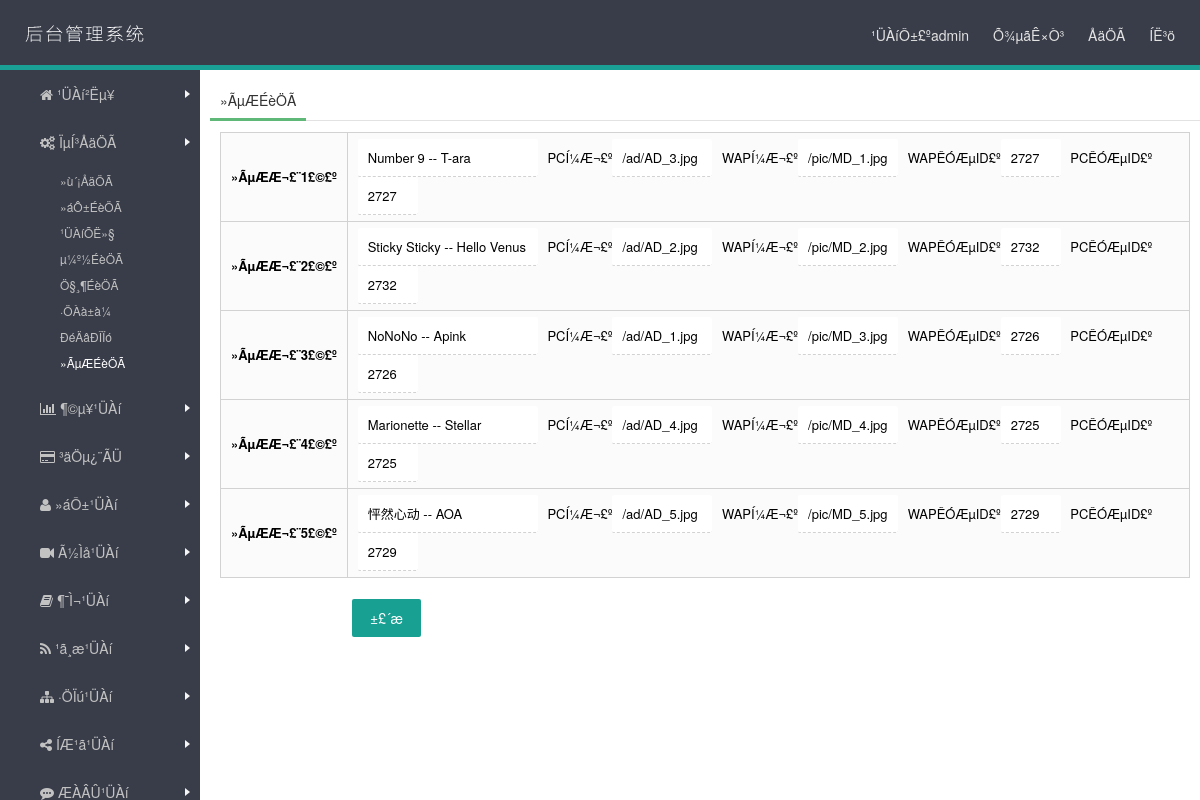
The page /admin/hd.php (signed in) on the database its author committed.
### tables this page shows
CREATE TABLE `se2hd` (
  `id` int(11) NOT NULL AUTO_INCREMENT,
  `name` varchar(1000) NOT NULL,
  `pic` varchar(1000) NOT NULL,
  `mpic` varchar(1000) NOT NULL,
  `url` varchar(1000) NOT NULL,
  `syurl` varchar(1000) NOT NULL,
  `shijian` varchar(1000) NOT NULL,
  PRIMARY KEY (`id`)
);

### admin/hd.php (the view, shortened to what this page needs)
<!DOCTYPE html>
<html lang="zh-CN">
<head>
<link rel="stylesheet" href="css/layui.css" media="all">
<link rel="stylesheet" href="css/font-awesome.min.css">
<link rel="stylesheet" href="css/style2.css">
<link rel="stylesheet" href="css/peizhi.css">
</head>
<body>
<div class="layui-layout layui-layout-admin">
<?php include_once('header.php'); ?>
<?php include_once('left.php'); ?>
<div class="layui-body">
<div class="layui-tab layui-tab-brief">
<ul class="layui-tab-title">
<li class="layui-this"><a href="hd.php">»ÃµÆÉèÖÃ</a></li>
</ul>
<div class="layui-tab-content">
<div class="layui-tab-item layui-show">
<form id="addform" action="" method="post" target="msgubotj">
<table width="100%" class="layui-table" cellspacing="0" cellpadding="0">
<tbody>
<?php
$query = mysql_query("SELECT * FROM se2hd ");
while($a = mysql_fetch_array($query)) {
?>
<tr class="color2">
<td width="100"><p align="left"><b>»ÃµÆÆ¬£¨<?php echo $a[id]?>£©£º</b></p></td>
<td><p><input name="f<?php echo $a[id]?>"  type="text"   value="<?php echo $a[name]?>" class="layui-input" style="width:180px;">  PCÍ¼Æ¬£º<input name="p<?php echo $a[id]?>" type="text"   value="<?php echo $a[pic]?>" class="layui-input" style="width:100px;">  WAPÍ¼Æ¬£º<input name="m<?php echo $a[id]?>" type="text"   value="<?php echo $a[mpic]?>" class="layui-input" style="width:100px;">  WAPÊÓÆµID£º<input name="u<?php echo $a[id]?>"  type="text"   value="<?php echo $a[url]?>" class="layui-input" style="width:60px;">  PCÊÓÆµID£º<input name="t<?php echo $a[id]?>" type="text"   value="<?php echo $a[syurl]?>" class="layui-input" style="width:60px;"></p></td>
</tr>
<?php
}
?>
</tbody>
</table>
<p>
<br>
<input type="submit" class="layui-btn" value="±£´æ" id="btnPost" class="layui-btn"  name= "ok"   style="margin-left:132px;">
</p>
</form>
</div>
</div>
</div>
</div>
</body>
</html>

### admin/css/layui.css (style rules this page uses)
.layui-btn,.layui-inline,img { vertical-align:middle }
.layui-btn,.layui-unselect { -webkit-user-select:none;-ms-user-select:none;-moz-user-select:none }
.layui-laypage a,a { text-decoration:none }
.layui-btn,.layui-tree li i,.layui-unselect { -moz-user-select:none }
blockquote,body,button,dd,div,dl,dt,form,h1,h2,h3,h4,h5,h6,input,li,ol,p,pre,td,textarea,th,ul { margin:0;padding:0;-webkit-tap-highlight-color:rgba(0,0,0,0) }
li { list-style:none }
table { border-collapse:collapse;border-spacing:0 }
button,input,optgroup,option,select,textarea { font-family:inherit;font-size:inherit;font-style:inherit;font-weight:inherit;outline:0 }
body { line-height:24px;font:14px Helvetica Neue,Helvetica,PingFang SC,\5FAE\8F6F\96C5\9ED1,Tahoma,Arial,sans-serif }
a { color:#333 }
.layui-show { display:block!important }
.layui-body { position:absolute;left:200px;right:0;top:0;bottom:0;z-index:998;width:auto;overflow:hidden;overflow-y:auto;-webkit-box-sizing:border-box;-moz-box-sizing:border-box;box-sizing:border-box }
.layui-layout-admin .layui-body { top:70px;bottom:44px }
.layui-btn,.layui-input,.layui-textarea,.layui-upload-button { outline:0;-webkit-transition:border-color .3s cubic-bezier(.65,.05,.35,.5);transition:border-color .3s cubic-bezier(.65,.05,.35,.5);-webkit-box-sizing:border-box!important;-moz-box-sizing:border-box!important;box-sizing:border-box!important }
.layui-btn { display:inline-block;height:38px;line-height:38px;padding:0 18px;background-color:#009688;color:#fff;white-space:nowrap;text-align:center;border:none;border-radius:2px;cursor:pointer;opacity:.9;filter:alpha(opacity=90) }
.layui-input,.layui-textarea { width:100%;padding-left:10px;height:38px;line-height:38px;line-height:36px\9;border:0;border-bottom:1px dashed #D2D2D2;border-radius:2px;*/BACKGROUND-COLOR: transparent;margin-right:6px;resize:none; }
.layui-table { width:100%;margin:1px 0 }
.layui-table td,.layui-table th { padding:6px 10px;min-height:20px;line-height:20px;border:1px solid #d2d2d2;font-size:13px;font-weight:400; }
.layui-table tr { background-color:#fff }
.layui-table tr:nth-child(even) { background:#fbfbfb; }
.layui-tab { margin:10px 0;overflow:hidden;text-align:left!important }
.layui-fixbar li,.layui-tab-bar,.layui-tab-title li,.layui-util-face ul li { cursor:pointer;text-align:center }
.layui-tab-title { position:relative;left:0;height:40px;white-space:nowrap;font-size:0;border-bottom:1px solid #e2e2e2;transition:all .2s;-webkit-transition:all .2s }
.layui-tab-title li { display:inline-block;*display:block;*zoom:1;vertical-align:middle;font-size:14px;transition:all .3s;-webkit-transition:all .3s;position:relative;line-height:40px;min-width:65px;padding:0 10px }
.layui-tab-title .layui-this { color:#000 }
.layui-tab-title .layui-this:after { position:absolute;left:0;top:0;content:'';width:100%;height:41px;border:1px solid #e2e2e2;border-bottom-color:#fff;border-radius:2px 2px 0 0;-webkit-box-sizing:border-box!important;-moz-box-sizing:border-box!important;box-sizing:border-box!important;pointer-events:none }
.layui-tab-item,.layui-util-face .layui-layer-TipsG { display:none }
.layui-tab-content { padding:10px }
.layui-tab-brief>.layui-tab-title .layui-this { color:#009688 }
.layui-tab-brief>.layui-tab-more li.layui-this:after,.layui-tab-brief>.layui-tab-title .layui-this:after { border:none;border-radius:0;border-bottom:3px solid #5FB878 }

### admin/css/peizhi.css (style rules this page uses)
.layui-body { left: 210px; }
.layui-tab-title > li > a { display: block; }

### rows shown on the page
se2hd: id "1", f1 "Number 9 -- T-ara", p1 "/ad/AD_3.jpg", m1 "/pic/MD_1.jpg", u1 "2727", t1 "2727"
se2hd: id "2", f2 "Sticky Sticky -- Hello Venus", p2 "/ad/AD_2.jpg", m2 "/pic/MD_2.jpg", u2 "2732", t2 "2732"
se2hd: id "3", f3 "NoNoNo -- Apink", p3 "/ad/AD_1.jpg", m3 "/pic/MD_3.jpg", u3 "2726", t3 "2726"
se2hd: id "4", f4 "Marionette -- Stellar", p4 "/ad/AD_4.jpg", m4 "/pic/MD_4.jpg", u4 "2725", t4 "2725"
se2hd: id "5", f5 "怦然心动 -- AOA", p5 "/ad/AD_5.jpg", m5 "/pic/MD_5.jpg", u5 "2729", t5 "2729"

### other values the page prints
$_COOKIE[adminname] "admin"
